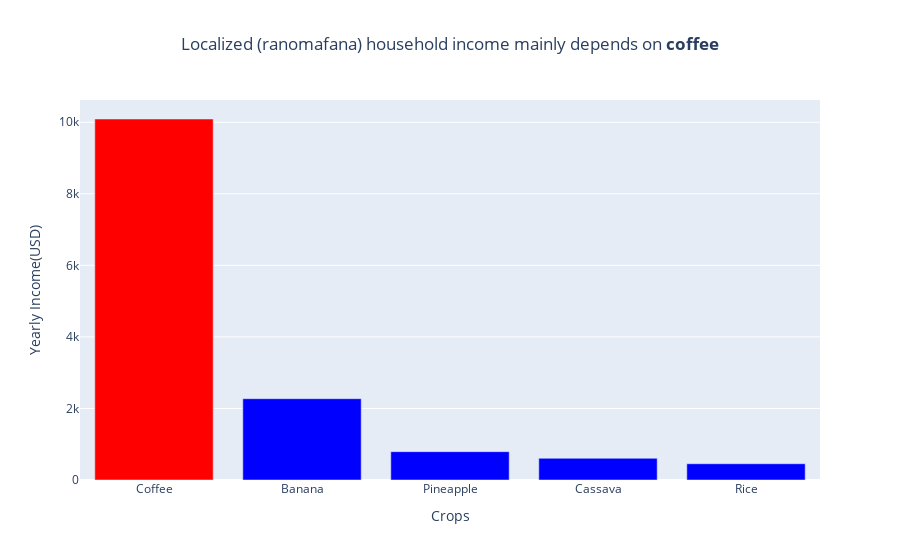

Source (notebook cell):
### Code cell
income = pd.read_excel(r'./madagascar/Localized (ranomafana) Households Income.xls').iloc[3:9,1:7]
income = income.reset_index()
income.columns = list(income.iloc[0][:-1])+['Yearly Income(USD)']
income = income.iloc[1:,1:].sort_values(by='Yearly Income(USD)',ascending=False)
fig = px.bar(income, x='Crops', y='Yearly Income(USD)',title='Localized (ranomafana) household income mainly depends on <b>coffee')
fig.update_traces(marker_color=['red','blue','blue','blue','blue'])
fig.update_layout(title_x=0.5)
fig.show()

### Figure 1 — Plotly figure (JSON) as saved in the notebook; plotly's stock layout.template omitted (floating-point values rounded to 4 significant figures)
{"data": [{"alignmentgroup": "True", "hovertemplate": "Crops=%{x}<br>Yearly Income(USD)=%{y}<extra></extra>", "legendgroup": "", "marker": {"color": ["red", "blue", "blue", "blue", "blue"]}, "name": "", "offsetgroup": "", "orientation": "v", "showlegend": false, "textposition": "auto", "type": "bar", "x": ["Coffee", "Banana", "Pineapple", "Cassava", "Rice"], "xaxis": "x", "y": [10090.0, 2273.0, 792, 606.1, 454.5], "yaxis": "y"}], "layout": {"barmode": "relative", "legend": {"tracegroupgap": 0}, "title": {"text": "Localized (ranomafana) household income mainly depends on <b>coffee", "x": 0.5}, "xaxis": {"anchor": "y", "domain": [0, 1], "title": {"text": "Crops"}}, "yaxis": {"anchor": "x", "domain": [0, 1], "title": {"text": "Yearly Income(USD)"}}}}
